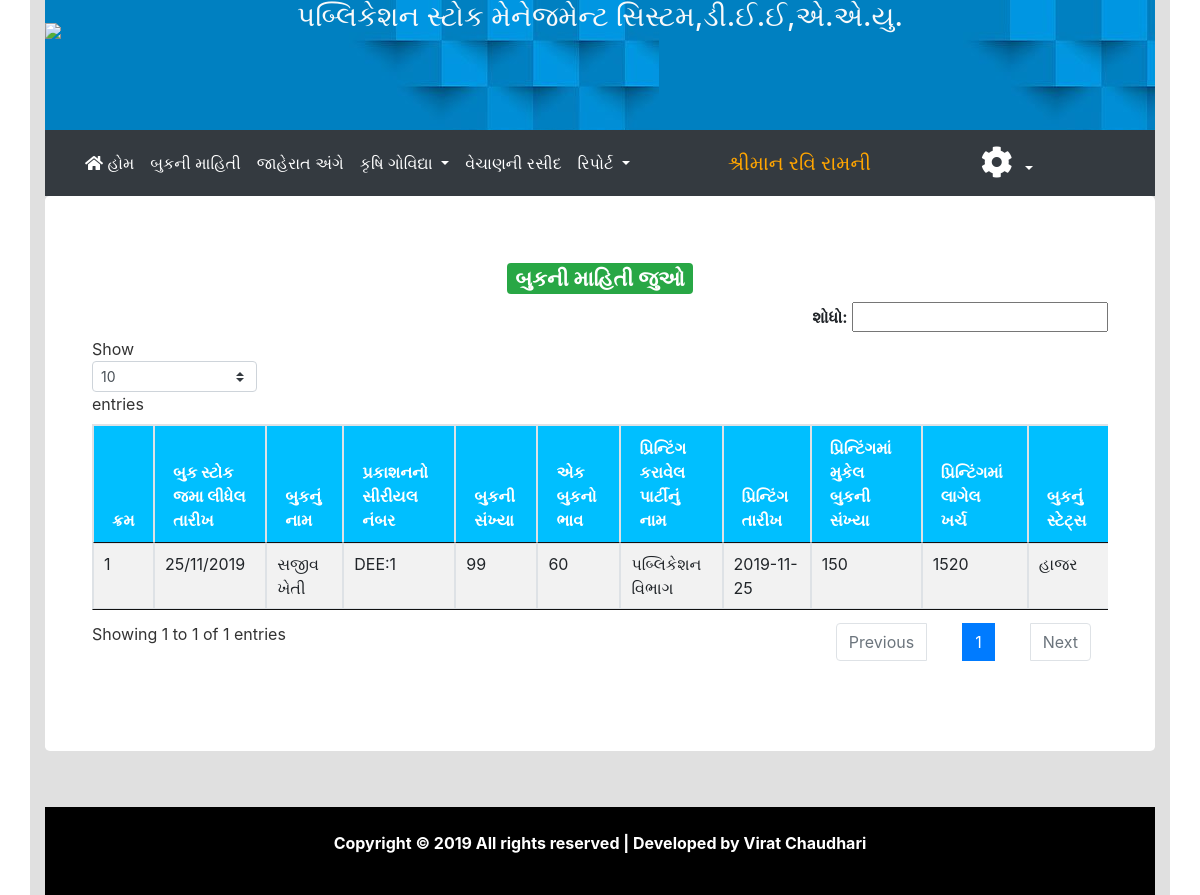
Screenshot of /adbooksee.php (signed in) with the database file from the repository.
### tables this page shows
CREATE TABLE `book` (
  `b_id` int(11) NOT NULL,
  `bname` varchar(255) NOT NULL,
  `bsr` varchar(100) NOT NULL,
  `bno` varchar(100) NOT NULL,
  `bbh` varchar(11) NOT NULL,
  `date` varchar(50) NOT NULL,
  `bstatus` varchar(20) NOT NULL,
  `printing` varchar(100) NOT NULL,
  `p_date` varchar(20) NOT NULL,
  `total_bookno` varchar(60) NOT NULL,
  `total_kharch` varchar(50) NOT NULL,
  `status` int(11) NOT NULL DEFAULT '0'
);

### adbooksee.php (the view, shortened to what this page needs)
<?php
include 'head.php';
?>
<link rel="stylesheet" href="clander/jquery.dataTables.min.css">
<div class="container">
	<div class="row">
		<div class="col-md-12">
         <center><h3><span class="badge badge-success">બુકની માહિતી જુઓ</span></h3></center>
			<div class="panel panel-default">
				<div class="panel-body">
					<div class="a" style="text-align: right;">
						<b><label>શોધો:</label></b>
						<input type="text" id="myInputTextField">
					</div>
					<div class="table-wrapper-scroll-y my-custom-scrollbar">
					<table class="table table-striped table-bordered" id="example" cellspacing="6">
						<thead style='background-color:#00bfff;color:#ffffff;';>
							<tr>
								<th>ક્રમ</th>
								<th>બુક સ્ટોક જમા લીધેલ તારીખ</th>
								<th>બુકનું નામ</th>
								<th>પ્રકાશનનો સીરીયલ નંબર</th>
								<th>બુકની સંખ્યા</th>
								<th>એક બુકનો ભાવ</th>
								<th>પ્રિન્ટિંગ કરાવેલ પાર્ટીનું નામ</th>
								<th>પ્રિન્ટિંગ તારીખ</th>
								<th>પ્રિન્ટિંગમાં મુકેલ બુકની સંખ્યા</th>
								<th>પ્રિન્ટિંગમાં  લાગેલ ખર્ચ</th>
								<th>બુકનું સ્ટેટ્સ</th>
							</tr>
						</thead>
						<?php
						$qry="select * from book where status=0";
						$rs=mysqli_query($con,$qry);
						$count=1;
						while($data=mysqli_fetch_assoc($rs))
						{
							echo "<tr>";
							echo "<td>";
							echo $count;
							echo "</td>";
							echo "<td>";
							echo $data["date"];
							echo "</td>";
							echo "<td>";
							echo $data["bname"];
							echo "</td>";
							echo "<td>";
							echo $data["bsr"];
							echo "</td>";
							echo "<td>";
							echo $data["bno"];
							echo "</td>";
							echo "<td>";
							echo $data["bbh"];
							echo "</td>";
							echo "<td>";
							echo $data["printing"];
							echo "</td>";
							echo "<td>";
							echo $data["p_date"];
							echo "</td>";
							echo "<td>";
							echo $data["total_bookno"];
							echo "</td>";
							echo "<td>";
							echo $data["total_kharch"];
							echo "</td>";
							echo "<td>";
							if($data["bstatus"]==1)
							{
								echo "હાજર"	;
							}
							else
							{
								echo "ગૈરહાજર";
							}
							echo "</td>";
							echo "</tr>";
							$count++;
						}
						?>
					</table>
					</div>
				</div>
			</div>
		</div>
	</div>
</div>
<?php
include 'footer.php';
?>

### adbooksee.php (style rules this page uses)
.my-custom-scrollbar { position: relative; height: 350px; overflow: auto; }
.table-wrapper-scroll-y { display: block; }

### rows the page displays
book: date "25/11/2019", bname "સજીવ ખેતી", bsr "DEE:1", bno "99", bbh "60", printing "પબ્લિકેશન વિભાગ", p_date "2019-11-25", total_bookno "150", total_kharch "1520", bstatus "હાજર"

### other values shown
$_SESSION['uname'] "રવિ રામની"
